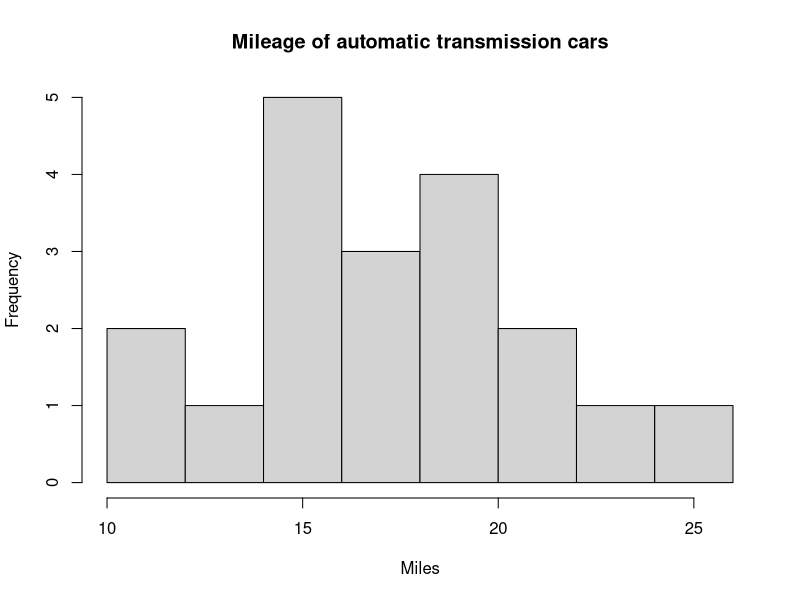
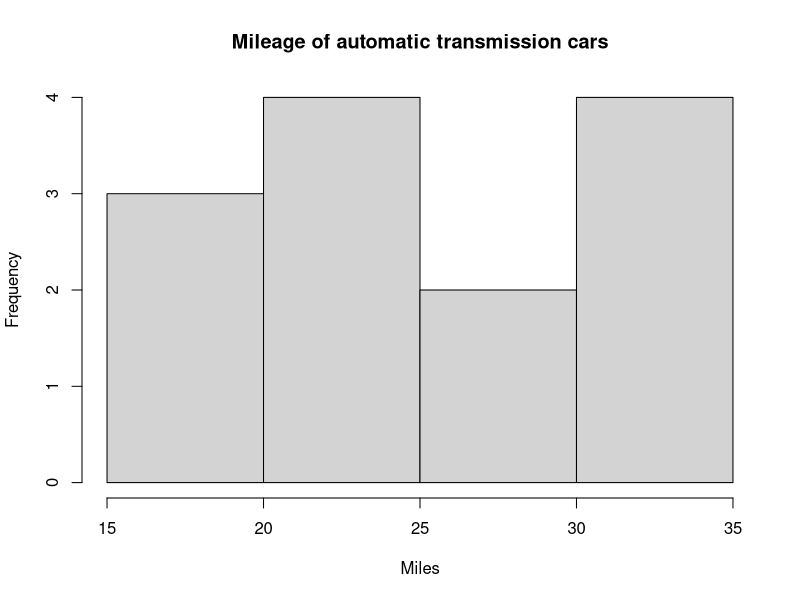
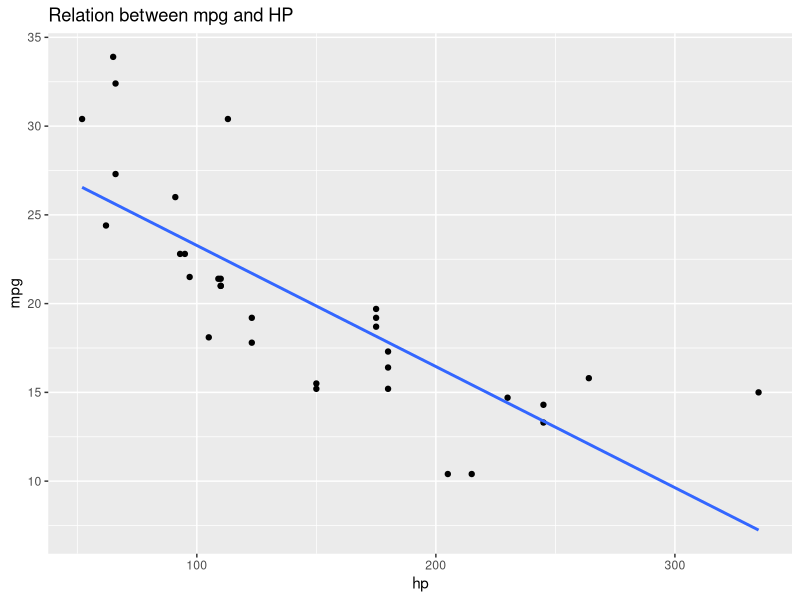
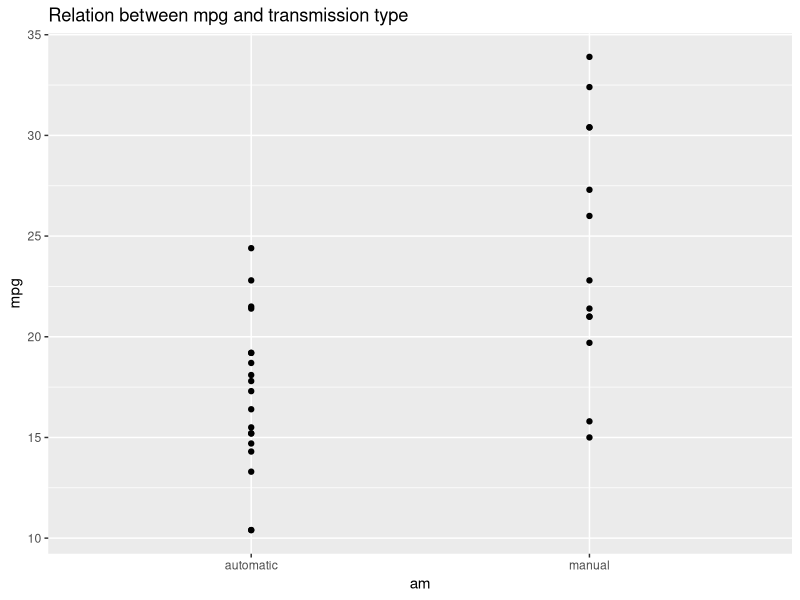
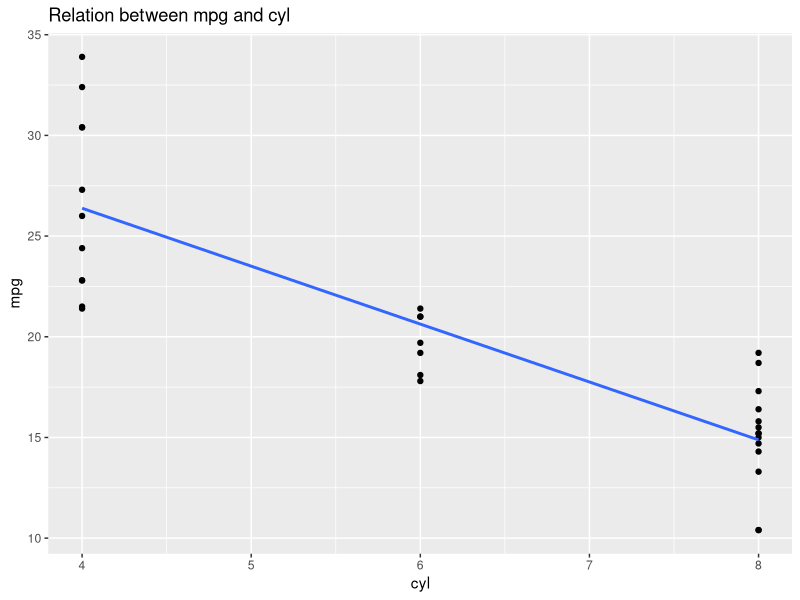

Source code (R) for these figures, in order:
## ---- chunk 1
knitr::opts_chunk$set(echo = TRUE)
## ---- chunk 2
library('ggplot2')
library('e1071')
library('datasets')
data(mtcars)
mtcars
head(mtcars)
## ---- chunk 3
mtcars$am = factor(mtcars$am, levels = c(0,1), labels = c("automatic", "manual"))

hist(mtcars[mtcars$am == "automatic",]$mpg, main = "Mileage of automatic transmission cars", xlab = "Miles", ylab = "Frequency")
## ---- chunk 4
hist(mtcars[mtcars$am == "manual",]$mpg, main = "Mileage of automatic transmission cars", xlab = "Miles", ylab = "Frequency")
## ---- chunk 5
summary(mtcars[mtcars$am == "automatic",]$mpg)

summary(mtcars[mtcars$am == "manual",]$mpg)
## ---- chunk 6
ggplot(mtcars, aes(hp, mpg)) + geom_point()+geom_smooth(method = "lm", se = FALSE) + ggtitle("Relation between mpg and HP") + xlab("hp") + ylab("mpg")
## ---- chunk 7
ggplot(mtcars, aes(am, mpg)) + geom_point()+geom_smooth(method = "lm", se = FALSE) + ggtitle("Relation between mpg and transmission type") + xlab("am") + ylab("mpg")
## ---- chunk 8

ggplot(mtcars, aes(cyl, mpg)) + geom_point()+geom_smooth(method = "lm", se = FALSE) + ggtitle("Relation between mpg and cyl") + xlab("cyl") + ylab("mpg")
